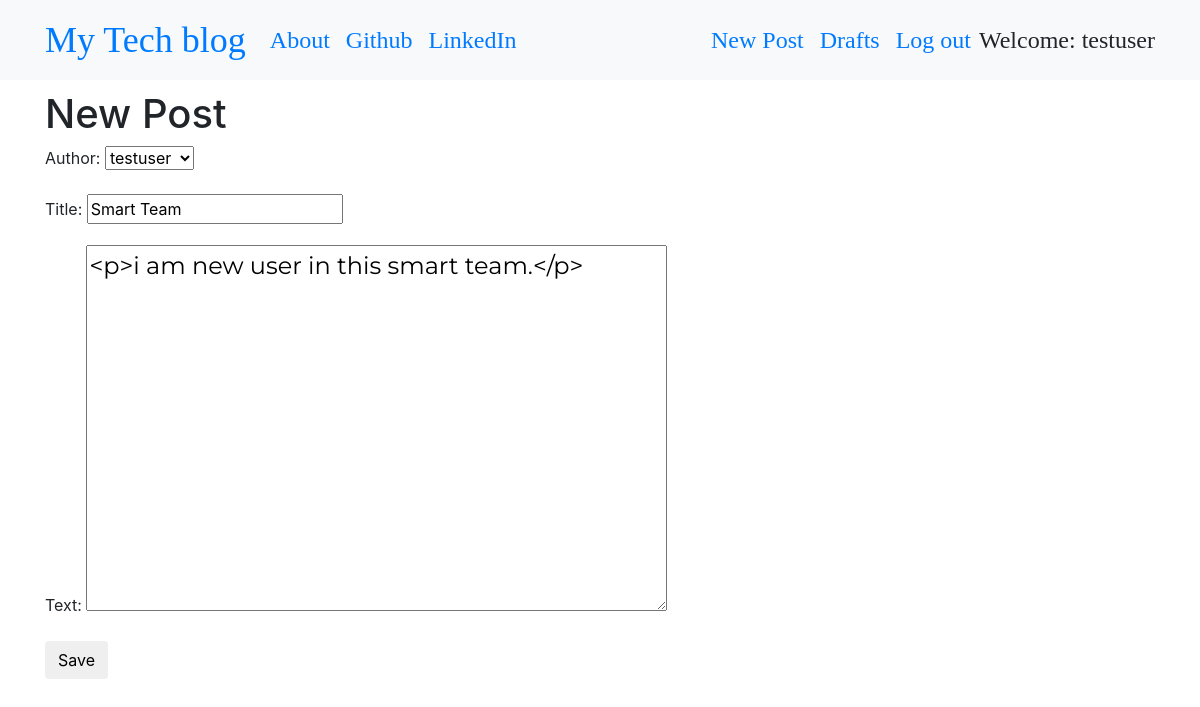
Screenshot of /post/1/edit/ (signed in) with the database file from the repository.
### blog/models.py (models this page shows, shortened)
class Post(models.Model):
    author = models.ForeignKey('auth.User', on_delete=models.CASCADE)
    title = models.CharField(max_length=200)
    text = models.TextField()
    created_date = models.DateTimeField(default=timezone.now)
    published_date= models.DateTimeField(blank=True, null=True)

### blog/views.py (the view)
# urls.py: path('post/<int:pk>/edit/', views.PostUpdateView.as_view(), name='post_edit'),
class PostUpdateView(LoginRequiredMixin, UpdateView):
    login_url = '/login/'
    redirect_field_name = 'blog/post_detail.html'
    form_class = PostForm
    model = Post

### blog/forms.py
class PostForm(forms.ModelForm):
    class Meta():
        model = Post
        fields = ('author', 'title', 'text')
        widgets = {
            'title': forms.TextInput(attrs = {'class': 'textinputclass'}),
            'text': forms.Textarea(attrs={'class':'editable medium-editor-textarea postcontent'})
        }

### blog/templates/blog/post_form.html (shortened to what this page needs)
{% extends "blog/base.html" %}
{% block content %}
    <h1>New Post</h1>
    <form class="post-form" method="POST">
        {{form.as_p}}
        <button class="save btn btn-default" type="submit" name="button">Save<Save/button>
    </form>
{% endblock%}

### blog/templates/blog/base.html (shortened to what this page needs)
<!DOCTYPE html>
{% load static %}
<html>
  <head>
    <link rel="stylesheet" href="https://stackpath.bootstrapcdn.com/bootstrap/4.1.3/css/bootstrap.min.css"
>
    <link href="https://maxcdn.bootstrapcdn.com/font-awesome/4.7.0/css/font-awesome.min.css" rel="stylesheet">
    <link rel="stylesheet" href="//cdn.jsdelivr.net/medium-editor/latest/css/medium-editor.min.css" type="text/css" media="screen" charset="utf-8">
    <link rel="stylesheet" href="{% static 'css/blog.css' %}">
  </head>
  <body class='loader'>
    <nav class="navbar navbar-expand-lg bg-light techfont">
      <div class="container">
        <div class="navbar-nav align-items-center">
          <a class="navbar-brand bigbrand" href="{% url 'blog:post_list' %}">My Tech blog</a>
          <a class="nav-item nav-link" href="{% url 'blog:about' %}">About</a>
          <a class="nav-item nav-link" href="https://www.github.com">Github</a>
          <a class="nav-item nav-link" href="https://www.linkedin.com">LinkedIn</a>
        </div>
        <div class="navbar-nav align-items-center ml-auto">
          {% if user.is_authenticated %}
            <a class="nav-item nav-link" href="{% url 'blog:post_new' %}">New Post</a>
            <a class="nav-item nav-link" href="{% url 'blog:post_draft_list' %}">Drafts</a>
            <a class="nav-item nav-link" href="{% url 'logout' %}">Log out</a>
            <a >Welcome: {{ user.username }}</a>
          {% else %}
            <a class="nav-item nav-link" href="{% url 'login' %}" aria-label="Login">
              <span class="fa fa-user" aria-hidden="true"></span></a>
          {% endif %}
        </div>
      </div>
    </nav>
          <div class="content container">
              <div class="row">
                  <div class="col-md-8">
                    <div class="blog_posts">
                      {% block content %}
                      {% endblock %}
                    </div>
                  </div>
              </div>
          </div>
  </body>
</html>

### blog/static/css/blog.css (style rules this page uses)
.techfont { font-family: 'Lora', serif; font-size: 1.5em; margin-bottom: 10px; }
.bigbrand { font-size: 1.5em; }
.loader { filter:hue-rotate(0deg); color:linear-gradient(45deg,#0f8,#08f); animation:hue 10000ms infinite linear; }
.postcontent { font-family:'Montserrat' ; font-size: 1.5em; }

### rows the page displays
Post: author "testuser", title "Smart Team", text "<p>i am new user in this smart team.</p>"

### other values shown
{{ user.username }} "testuser"
